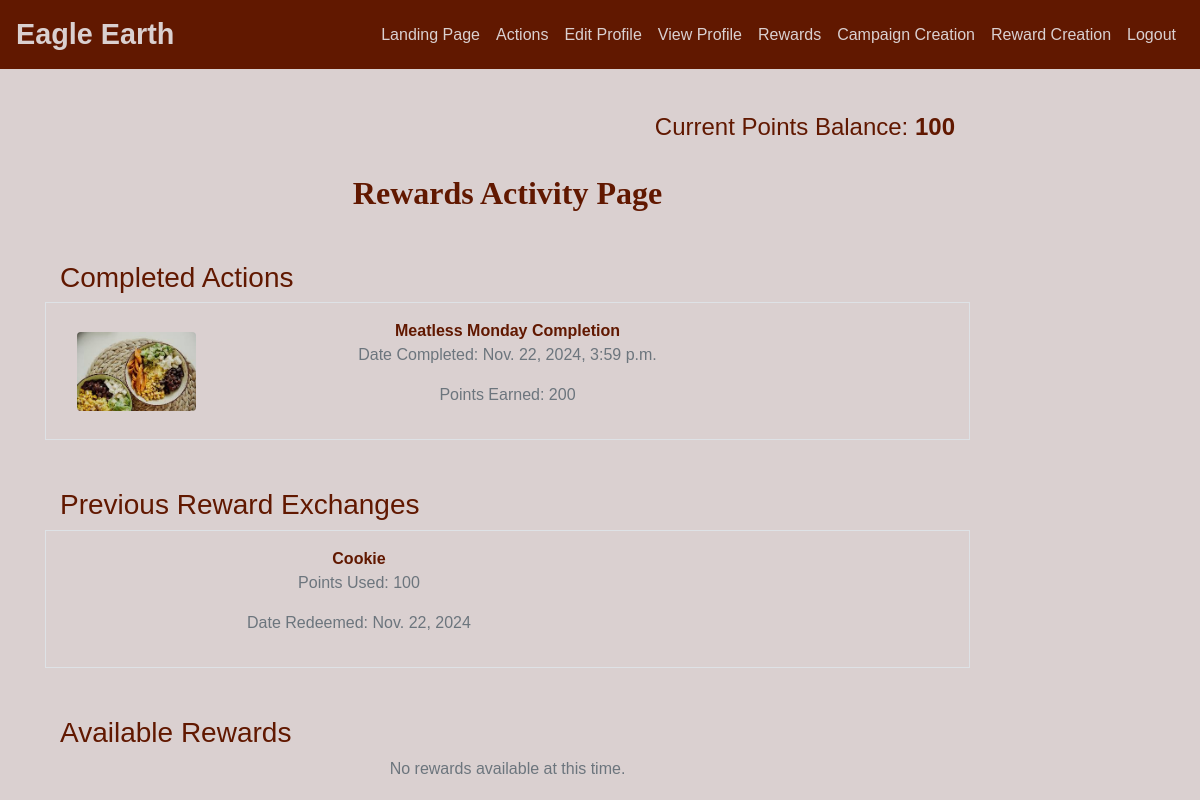
Page /rewards/ (signed in) on the earlier database version.
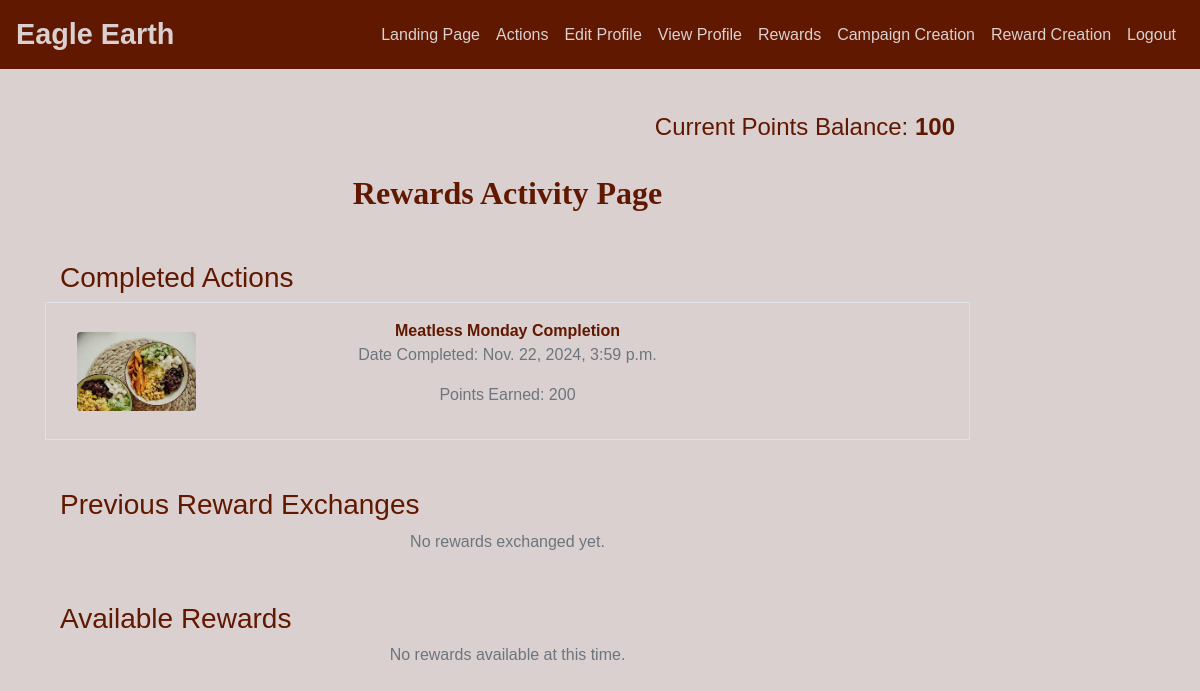
Same page on the later database version.
### users/models.py (models this page shows, shortened)
class CompletedAction(models.Model):
    student = models.ForeignKey(Student, on_delete=models.CASCADE, related_name="completed_actions")
    action = models.ForeignKey(Action, on_delete=models.CASCADE)
    campaign = models.ForeignKey(Campaign, on_delete=models.CASCADE, null=True)  # Add null=True
    photo = models.ImageField(upload_to="action_photos/")
    date_completed = models.DateTimeField()
    points_earned = models.PositiveIntegerField()

class Action(models.Model):
    name = models.CharField(max_length=255)
    description = models.TextField()
    points = models.PositiveIntegerField()
    is_active = models.BooleanField(default=True)
    is_daily_challenge = models.BooleanField(default=False)
    date = models.DateField(null=True, blank=True)  # For daily challenge actions

class RewardExchange(models.Model):
    student = models.ForeignKey('Student', on_delete=models.CASCADE, related_name='reward_exchanges')
    reward = models.ForeignKey(Reward, on_delete=models.CASCADE, related_name='exchanges')
    date_redeemed = models.DateField(auto_now_add=True)
    points_used = models.PositiveIntegerField()
    class Meta:
        ordering = ['-date_redeemed']

class Reward(models.Model):
    title = models.CharField(max_length=200, help_text="Enter the reward title")
    description = models.TextField(help_text="Enter a brief description of the reward")
    points_required = models.PositiveIntegerField(help_text="Number of points required to redeem")
    available_from = models.DateField(help_text="Reward available from this date")
    available_until = models.DateField(help_text="Reward available until this date")
    is_active = models.BooleanField(default=True, help_text="Set to False when the reward is no longer redeemable")
    class Meta:
        ordering = ['available_from']

### users/views.py (the view, shortened to what this page needs)
# urls.py: path('rewards/', views.rewards_activity_view, name='rewards_activity'),
def rewards_activity_view(request):
    user = request.user
    student = user.student  # Assuming there's a Student profile related to the user
    current_balance = student.points_balance
    completed_actions = CompletedAction.objects.filter(student=student)
    previous_exchanges = RewardExchange.objects.filter(student=student)
    possible_rewards = Reward.objects.filter(
        is_active=True,
        available_from__lte=timezone.now(),
        available_until__gte=timezone.now()
    )
    context = {
        'current_balance': current_balance,
        'completed_actions': completed_actions,
        'previous_exchanges': previous_exchanges,
        'possible_rewards': possible_rewards,
    }
    return render(request, 'rewards_activity.html', context)
    return render(request, 'actions.html')

### users/templates/rewards_activity.html
{% extends "layout.html" %}
{% block content %}
<div class="container-fluid rewards-activity-page" style="margin-top: 3cm;">
    <div class="row">
        <div class="col-md-10 main-content">
            <div class="d-flex justify-content-end mb-4">
                <h4>Current Points Balance: <strong>{{ current_balance }}</strong></h4>
            </div>
            <h2 class="text-center mb-5">Rewards Activity Page</h2>
            <h3>Completed Actions</h3>
            <div class="completed-actions mb-5">
                {% if completed_actions %}
                    {% for completed_action in completed_actions %}
                        <div class="action-item row align-items-center mb-3 p-3 border">
                            <div class="col-2">
                                <img src="{{ completed_action.photo.url }}" alt="{{ completed_action.action.name }}" class="campaign-image img-fluid rounded">
                            </div>
                            <div class="col-8">
                                <p class="mb-0 font-weight-bold">{{ completed_action.action.name }}</p>
                                <p class="text-muted">Date Completed: {{ completed_action.date_completed }}</p>
                                <p class="text-muted">Points Earned: {{ completed_action.points_earned }}</p>
                            </div>
                        </div>
                    {% endfor %}
                {% else %}
                    <p class="text-muted text-center">You haven't completed any actions yet.</p>
                {% endif %}
            </div>
            <h3>Previous Reward Exchanges</h3>
            <div class="previous-exchanges mb-5">
                {% if previous_exchanges %}
                    {% for exchange in previous_exchanges %}
                        <div class="exchange-item row align-items-center mb-3 p-3 border">
                            <div class="col-8">
                                <p class="mb-0 font-weight-bold">{{ exchange.reward.title }}</p>
                                <p class="text-muted">Points Used: {{ exchange.points_used }}</p>
                                <p class="text-muted">Date Redeemed: {{ exchange.date_redeemed }}</p>
                            </div>
                        </div>
                    {% endfor %}
                {% else %}
                    <p class="text-muted text-center">No rewards exchanged yet.</p>
                {% endif %}
            </div>
            <h3>Available Rewards</h3>
            <div class="available-rewards">
                {% if possible_rewards %}
                    {% for reward in possible_rewards %}
                        <div class="reward-item row align-items-center mb-3 p-3 border">
                            <div class="col-10">
                                <h5>{{ reward.title }} - <span class="text-primary">{{ reward.points_required }} Points</span></h5>
                                <p>{{ reward.description }}</p>
                            </div>
                            <div class="col-2">
                                <form method="POST" action="">
                                    {% csrf_token %}
                                    <input type="hidden" name="reward_id" value="{{ reward.id }}">
                                    <button type="submit" class="btn btn-success"
                                        {% if current_balance < reward.points_required %}disabled{% endif %}>
                                        Exchange
                                    </button>
                                </form>
                            </div>
                        </div>
                    {% endfor %}
                {% else %}
                    <p class="text-muted text-center">No rewards available at this time.</p>
                {% endif %}
            </div>
        </div>
    </div>
</div>
{% endblock %}

### users/templates/layout.html (shortened to what this page needs)
<!DOCTYPE html>
<html lang="en">
<head>
    <link href="https://cdn.jsdelivr.net/npm/bootstrap@4.5.2/dist/css/bootstrap.min.css" rel="stylesheet">
    {% load static %}
    <link rel="stylesheet" href="{% static 'css/styles.css' %}">
</head>
<body>
    <nav class="navbar navbar-expand-lg navbar-dark fixed-top" style="background-color: #611800;">
        <a href="{% url 'home' %}" class="navbar-brand">Eagle Earth</a>
        <div class="collapse navbar-collapse" id="navbarNav">
            <ul class="navbar-nav ml-auto">
                {% if user.is_authenticated %}
                <li class="nav-item">
                    <a href="{% url 'landing' %}" class="nav-link">Landing Page</a>
                </li>
                {% endif %}
                {% if user.is_authenticated %}
                <li class="nav-item">
                    <a href="{% url 'actions' %}" class="nav-link">Actions</a>
                </li>
                {% endif %}
                {% if user.is_authenticated %}
                <li class="nav-item">
                    <a href="{% url 'student_create' %}" class="nav-link">Edit Profile</a>
                </li>
                {% endif %}
                {% if user.is_authenticated %}
                <li class="nav-item">
                    <a href="{% url 'profile' %}" class="nav-link">View Profile</a>
                </li>
                {% endif %}
                {% if user.is_authenticated %}
                <li class="nav-item">
                    <a href="{% url 'rewards_activity' %}" class="nav-link">Rewards</a>
                </li>
                {% endif %}
                {% if user.is_superuser %}
                    <li class="nav-item">
                        <a href="{% url 'create_campaign' %}" class="nav-link">Campaign Creation</a>
                    </li>
                    <li class="nav-item">
                        <a href="{% url 'create_reward' %}" class="nav-link">Reward Creation</a>
                    </li>
                {% endif %}
                {% if user.is_authenticated %}
                <li class="nav-item">
                    <a href="{% url 'account_logout' %}" class="nav-link">Logout</a>
                </li>
                {% endif %}
            </ul>
        </div>
    </nav>
    <div class="container mt-4">
        {% block content %}{% endblock %}
    </div>
</body>
</html>

### users/static/css/styles.css (style rules this page uses)
body { background-color: #dad0d0; color: #611800; font-family: 'Arial', sans-serif; }
.navbar { background-color: #611800; }
.navbar-brand { color: #dad0d0 !important; font-weight: bold; font-size: 1.8em; text-decoration: none !important; position: relative; transform: translateY(0); transition: all 0.3s ease-in-out; }
.nav-link { color: #dad0d0 !important; transition: all 0.3s ease-in-out; position: relative; overflow: hidden; }
.nav-link::after { content: ''; position: absolute; bottom: 0; left: 0; width: 0; height: 2px; background-color: #ff9e80; transition: width 0.3s ease-in-out; }
h2 { font-family: 'Georgia', serif; font-weight: bold; text-align: center; margin-bottom: 20px; }
p { text-align: center; }
.container { margin-top: 50px; }

Differences in the rows shown:
removed RewardExchange: reward "Cookie", points_used "100", date_redeemed "Nov. 22, 2024"
Other differences:
text now shown: "No rewards exchanged yet."
